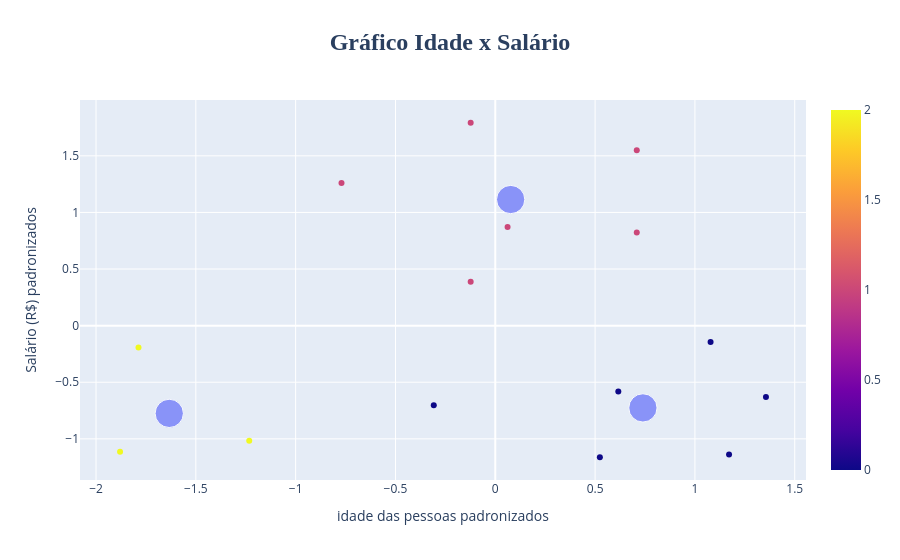

The cell this chart's notebook holds for it:
### Code cell
# x base idade e base salário
grafico1 = px.scatter(x = base_salario[:,0], y = base_salario[:,1],color=rotulos)
grafico2 = px.scatter(x = centroides[:,0], y = centroides[:,1], size = [12, 12, 12])
grafico3 = go.Figure(data = grafico1.data + grafico2.data)

# Atualiza o layout para renomear os rótulos dos eixos X e Y
grafico3.update_layout(
    # Defina o título aqui, no gráfico que será exibido
    title_text='<b>Gráfico Idade x Salário</b>',
    xaxis_title_text='idade das pessoas padronizados',
    yaxis_title_text='Salário (R$) padronizados',
    # padrão o título
    title_font_size=24,  # Define o tamanho da fonte do título
    title_font_family='Arial Black', # Uma fonte mais grossa
    title_x=0.5 # Centraliza o título no gráfico
)

grafico3.show()
grafico3.write_html("figuras/18-4_grafico2.html")
#https://plotly.com/python/interactive-html-export/

### Figure 1 — Plotly figure (JSON) as saved in the notebook; plotly's stock layout.template omitted (floating-point values rounded to 4 significant figures)
{"data": [{"hovertemplate": "x=%{x}<br>y=%{y}<br>color=%{marker.color}<extra></extra>", "legendgroup": "", "marker": {"color": [2, 2, 2, 0, 0, 0, 0, 0, 0, 1, 1, 1, 1, 1, 1], "coloraxis": "coloraxis", "symbol": "circle"}, "mode": "markers", "name": "", "orientation": "v", "showlegend": false, "type": "scatter", "x": [-1.88, -1.233, -1.787, -0.3081, 0.5238, 1.171, 1.356, 0.6163, 1.078, -0.7703, -0.1233, 0.06163, -0.1233, 0.7087, 0.7087], "xaxis": "x", "y": [-1.114, -1.017, -0.1938, -0.7024, -1.163, -1.138, -0.6297, -0.5813, -0.1453, 1.259, 0.3875, 0.8719, 1.792, 0.8235, 1.55], "yaxis": "y"}, {"hovertemplate": "x=%{x}<br>y=%{y}<br>size=%{marker.size}<extra></extra>", "legendgroup": "", "marker": {"color": "#636efa", "size": [12, 12, 12], "sizemode": "area", "sizeref": 0.03, "symbol": "circle"}, "mode": "markers", "name": "", "orientation": "v", "showlegend": false, "type": "scatter", "x": [0.7395, 0.07703, -1.633], "xaxis": "x", "y": [-0.7266, 1.114, -0.7751], "yaxis": "y"}], "layout": {"autosize": true, "title": {"font": {"family": "Arial Black", "size": 24}, "text": "<b>Gráfico Idade x Salário</b>", "x": 0.5}, "xaxis": {"autorange": true, "range": [-2.076, 1.552], "title": {"text": "idade das pessoas padronizados"}, "type": "linear"}, "yaxis": {"autorange": true, "range": [-1.406, 2.036], "title": {"text": "Salário (R$) padronizados"}, "type": "linear"}}}
